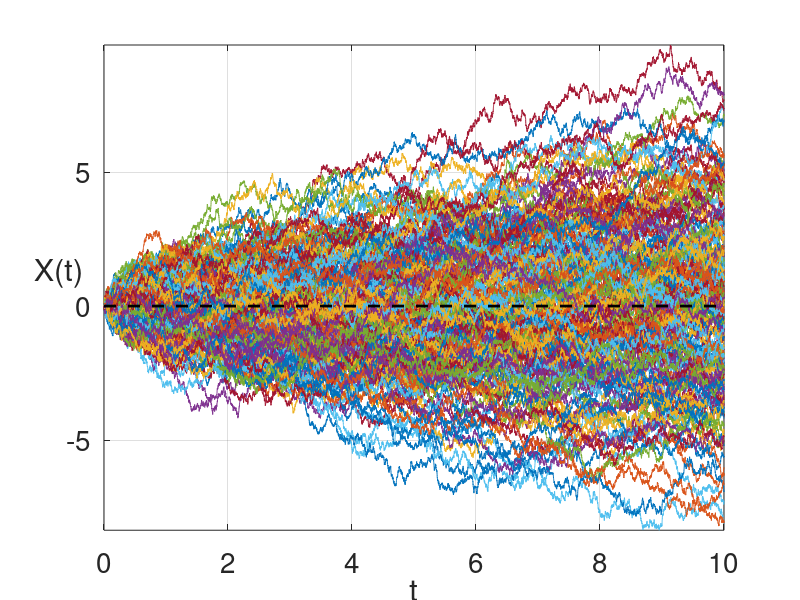

MATLAB code to generate this figure:
%function CH3_example_1

dt=0.001; % timestep 
T=10; % final time
numberofrealisations=200;

n=T/dt;
X=zeros(numberofrealisations,n);
time = 0:dt:T;

for i=1:numberofrealisations
    dX = sqrt(dt)*randn(1,n);
    X(i,:)=cumsum(dX(1,:));
end

%% Plotting
figure(1);
for j = 1:numberofrealisations
    plot(time,[0,X(j,:)]);
    hold on;
end
line([0 T],[0 0],'Linewidth',2,'Linestyle','--','Color','k');
xlabel('t');
ylabel('X(t)');
set(get(gca,'ylabel'),'rotation',0);
axis tight;
set(gca,'Fontsize',20);
grid on;

